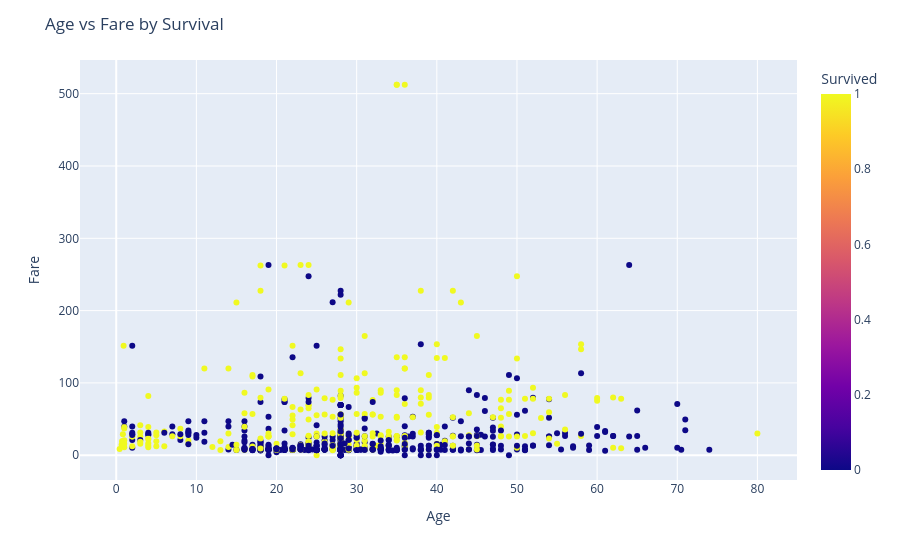

Source (notebook cell):
### Markdown cell above
### Observation 
Here, we can see the Heatmap, we can see all the data compared together, i.e, all the data are compared with each other which giver us good estimation of what happened. for example, we can see better fare means better survivality, etc.

### Code cell
import plotly.express as px

fig = px.scatter(
    df,
    x="Age",
    y="Fare",
    color="Survived",
    hover_data=["Sex","Pclass"]
)

fig.update_layout(title="Age vs Fare by Survival")
fig.show()

### Figure 1 — Plotly figure (JSON) as saved in the notebook; plotly's stock layout.template omitted (floating-point values rounded to 4 significant figures; data arrays with more than 128 entries replaced by an {"elided": "..."} marker saying what was removed)
{"data": [{"customdata": {"elided": "891x2 mixed values"}, "hovertemplate": "Age=%{x}<br>Fare=%{y}<br>Sex=%{customdata[0]}<br>Pclass=%{customdata[1]}<br>Survived=%{marker.color}<extra></extra>", "legendgroup": "", "marker": {"color": {"elided": "891 int values"}, "coloraxis": "coloraxis", "symbol": "circle"}, "mode": "markers", "name": "", "orientation": "v", "showlegend": false, "type": "scatter", "x": {"elided": "891 float values"}, "xaxis": "x", "y": {"elided": "891 float values"}, "yaxis": "y"}], "layout": {"coloraxis": {"colorbar": {"title": {"text": "Survived"}}, "colorscale": [[0, "#0d0887"], [0.1111, "#46039f"], [0.2222, "#7201a8"], [0.3333, "#9c179e"], [0.4444, "#bd3786"], [0.5556, "#d8576b"], [0.6667, "#ed7953"], [0.7778, "#fb9f3a"], [0.8889, "#fdca26"], [1, "#f0f921"]]}, "legend": {"tracegroupgap": 0}, "margin": {"t": 60}, "title": {"text": "Age vs Fare by Survival"}, "xaxis": {"anchor": "y", "domain": [0, 1], "title": {"text": "Age"}}, "yaxis": {"anchor": "x", "domain": [0, 1], "title": {"text": "Fare"}}}}
